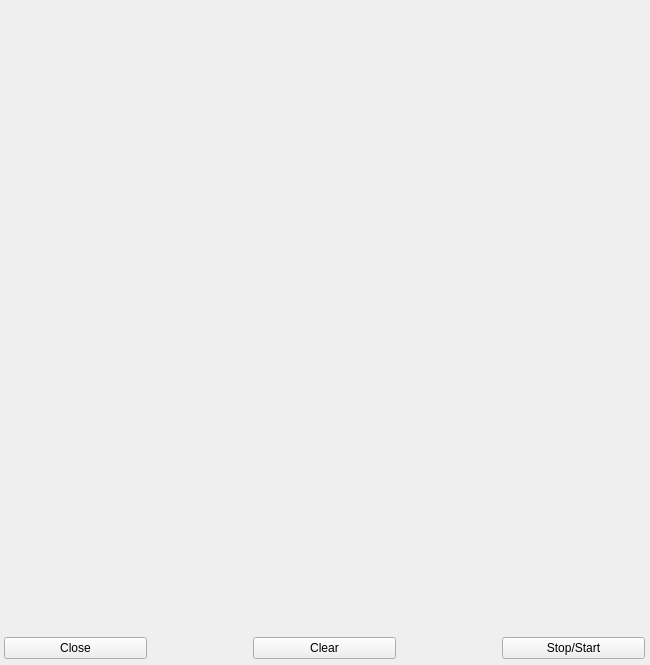
<?xml version="1.0" encoding="UTF-8"?>
<ui version="4.0">
 <class>PlotWindow</class>
 <widget class="QWidget" name="PlotWindow">
  <property name="geometry">
   <rect>
    <x>0</x>
    <y>0</y>
    <width>650</width>
    <height>665</height>
   </rect>
  </property>
  <property name="minimumSize">
   <size>
    <width>650</width>
    <height>665</height>
   </size>
  </property>
  <property name="maximumSize">
   <size>
    <width>650</width>
    <height>665</height>
   </size>
  </property>
  <property name="windowTitle">
   <string>Form</string>
  </property>
  <widget class="QWidget" name="verticalLayoutWidget">
   <property name="geometry">
    <rect>
     <x>-1</x>
     <y>-2</y>
     <width>651</width>
     <height>661</height>
    </rect>
   </property>
   <layout class="QVBoxLayout" name="verticalLayout">
    <item>
     <widget class="QCustomPlot" name="plotWidget" native="true">
      <property name="minimumSize">
       <size>
        <width>0</width>
        <height>600</height>
       </size>
      </property>
     </widget>
    </item>
    <item>
     <layout class="QHBoxLayout" name="horizontalLayout_4">
      <item>
       <spacer name="horizontalSpacer_4">
        <property name="orientation">
         <enum>Qt::Horizontal</enum>
        </property>
        <property name="sizeType">
         <enum>QSizePolicy::Fixed</enum>
        </property>
        <property name="sizeHint" stdset="0">
         <size>
          <width>5</width>
          <height>20</height>
         </size>
        </property>
       </spacer>
      </item>
      <item>
       <widget class="QPushButton" name="closeButton">
        <property name="text">
         <string>Close</string>
        </property>
       </widget>
      </item>
      <item>
       <spacer name="horizontalSpacer">
        <property name="orientation">
         <enum>Qt::Horizontal</enum>
        </property>
        <property name="sizeType">
         <enum>QSizePolicy::Fixed</enum>
        </property>
        <property name="sizeHint" stdset="0">
         <size>
          <width>100</width>
          <height>20</height>
         </size>
        </property>
       </spacer>
      </item>
      <item>
       <widget class="QPushButton" name="clearButton">
        <property name="text">
         <string>Clear</string>
        </property>
       </widget>
      </item>
      <item>
       <spacer name="horizontalSpacer_2">
        <property name="orientation">
         <enum>Qt::Horizontal</enum>
        </property>
        <property name="sizeType">
         <enum>QSizePolicy::Fixed</enum>
        </property>
        <property name="sizeHint" stdset="0">
         <size>
          <width>100</width>
          <height>20</height>
         </size>
        </property>
       </spacer>
      </item>
      <item>
       <widget class="QPushButton" name="stopStartButton">
        <property name="text">
         <string>Stop/Start</string>
        </property>
       </widget>
      </item>
      <item>
       <spacer name="horizontalSpacer_3">
        <property name="orientation">
         <enum>Qt::Horizontal</enum>
        </property>
        <property name="sizeType">
         <enum>QSizePolicy::Fixed</enum>
        </property>
        <property name="sizeHint" stdset="0">
         <size>
          <width>5</width>
          <height>20</height>
         </size>
        </property>
       </spacer>
      </item>
     </layout>
    </item>
   </layout>
  </widget>
 </widget>
 <customwidgets>
  <customwidget>
   <class>QCustomPlot</class>
   <extends>QWidget</extends>
   <header location="global">qcustomplot.h</header>
   <container>1</container>
  </customwidget>
 </customwidgets>
 <resources/>
 <connections/>
</ui>
